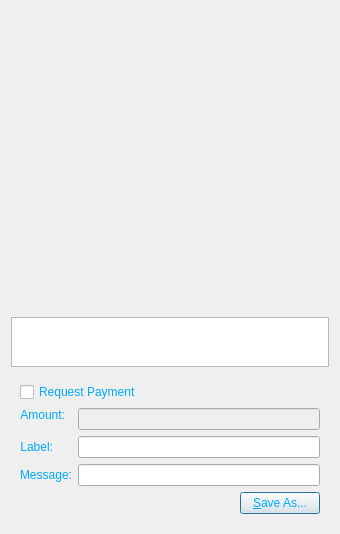
<?xml version="1.0" encoding="UTF-8"?>
<ui version="4.0">
 <class>QRCodeDialog</class>
 <widget class="QDialog" name="QRCodeDialog">
  <property name="geometry">
   <rect>
    <x>0</x>
    <y>0</y>
    <width>340</width>
    <height>530</height>
   </rect>
  </property>
  <property name="windowTitle">
   <string>QR Code Dialog</string>
  </property>
  <property name="styleSheet">
   <string notr="true">background-image: url(:/images/bkg2);
color: rgb(0, 170, 255);</string>
  </property>
  <layout class="QVBoxLayout" name="verticalLayout_3">
   <item>
    <widget class="QLabel" name="lblQRCode">
     <property name="sizePolicy">
      <sizepolicy hsizetype="Expanding" vsizetype="Expanding">
       <horstretch>0</horstretch>
       <verstretch>0</verstretch>
      </sizepolicy>
     </property>
     <property name="minimumSize">
      <size>
       <width>300</width>
       <height>300</height>
      </size>
     </property>
     <property name="textFormat">
      <enum>Qt::PlainText</enum>
     </property>
     <property name="alignment">
      <set>Qt::AlignCenter</set>
     </property>
     <property name="wordWrap">
      <bool>true</bool>
     </property>
    </widget>
   </item>
   <item>
    <widget class="QPlainTextEdit" name="outUri">
     <property name="sizePolicy">
      <sizepolicy hsizetype="Expanding" vsizetype="Minimum">
       <horstretch>0</horstretch>
       <verstretch>0</verstretch>
      </sizepolicy>
     </property>
     <property name="minimumSize">
      <size>
       <width>0</width>
       <height>50</height>
      </size>
     </property>
     <property name="tabChangesFocus">
      <bool>true</bool>
     </property>
     <property name="textInteractionFlags">
      <set>Qt::TextSelectableByKeyboard|Qt::TextSelectableByMouse</set>
     </property>
    </widget>
   </item>
   <item>
    <widget class="QWidget" name="widget" native="true">
     <layout class="QVBoxLayout" name="verticalLayout_2">
      <item>
       <widget class="QCheckBox" name="chkReqPayment">
        <property name="enabled">
         <bool>true</bool>
        </property>
        <property name="text">
         <string>Request Payment</string>
        </property>
       </widget>
      </item>
      <item>
       <layout class="QFormLayout" name="formLayout">
        <property name="fieldGrowthPolicy">
         <enum>QFormLayout::AllNonFixedFieldsGrow</enum>
        </property>
        <item row="1" column="0">
         <widget class="QLabel" name="lblLabel">
          <property name="text">
           <string>Label:</string>
          </property>
          <property name="textFormat">
           <enum>Qt::PlainText</enum>
          </property>
          <property name="alignment">
           <set>Qt::AlignRight|Qt::AlignTrailing|Qt::AlignVCenter</set>
          </property>
          <property name="buddy">
           <cstring>lnLabel</cstring>
          </property>
         </widget>
        </item>
        <item row="1" column="1">
         <widget class="QLineEdit" name="lnLabel"/>
        </item>
        <item row="2" column="0">
         <widget class="QLabel" name="lblMessage">
          <property name="text">
           <string>Message:</string>
          </property>
          <property name="textFormat">
           <enum>Qt::PlainText</enum>
          </property>
          <property name="alignment">
           <set>Qt::AlignRight|Qt::AlignTrailing|Qt::AlignVCenter</set>
          </property>
          <property name="buddy">
           <cstring>lnMessage</cstring>
          </property>
         </widget>
        </item>
        <item row="2" column="1">
         <widget class="QLineEdit" name="lnMessage"/>
        </item>
        <item row="0" column="0">
         <widget class="QLabel" name="lblAmount">
          <property name="sizePolicy">
           <sizepolicy hsizetype="Preferred" vsizetype="Maximum">
            <horstretch>0</horstretch>
            <verstretch>0</verstretch>
           </sizepolicy>
          </property>
          <property name="text">
           <string>Amount:</string>
          </property>
          <property name="textFormat">
           <enum>Qt::PlainText</enum>
          </property>
          <property name="alignment">
           <set>Qt::AlignRight|Qt::AlignTrailing|Qt::AlignVCenter</set>
          </property>
          <property name="buddy">
           <cstring>lnReqAmount</cstring>
          </property>
         </widget>
        </item>
        <item row="0" column="1">
         <widget class="BitcoinAmountField" name="lnReqAmount">
          <property name="enabled">
           <bool>false</bool>
          </property>
          <property name="minimumSize">
           <size>
            <width>80</width>
            <height>0</height>
           </size>
          </property>
         </widget>
        </item>
       </layout>
      </item>
      <item>
       <layout class="QHBoxLayout" name="horizontalLayout">
        <item>
         <spacer name="horizontalSpacer">
          <property name="orientation">
           <enum>Qt::Horizontal</enum>
          </property>
          <property name="sizeHint" stdset="0">
           <size>
            <width>40</width>
            <height>20</height>
           </size>
          </property>
         </spacer>
        </item>
        <item>
         <widget class="QPushButton" name="btnSaveAs">
          <property name="text">
           <string>&amp;Save As...</string>
          </property>
         </widget>
        </item>
       </layout>
      </item>
     </layout>
    </widget>
   </item>
  </layout>
 </widget>
 <customwidgets>
  <customwidget>
   <class>BitcoinAmountField</class>
   <extends>QLineEdit</extends>
   <header>bitcoinamountfield.h</header>
   <container>1</container>
  </customwidget>
 </customwidgets>
 <resources/>
 <connections>
  <connection>
   <sender>chkReqPayment</sender>
   <signal>clicked(bool)</signal>
   <receiver>lnReqAmount</receiver>
   <slot>setEnabled(bool)</slot>
   <hints>
    <hint type="sourcelabel">
     <x>92</x>
     <y>285</y>
    </hint>
    <hint type="destinationlabel">
     <x>98</x>
     <y>311</y>
    </hint>
   </hints>
  </connection>
 </connections>
</ui>
